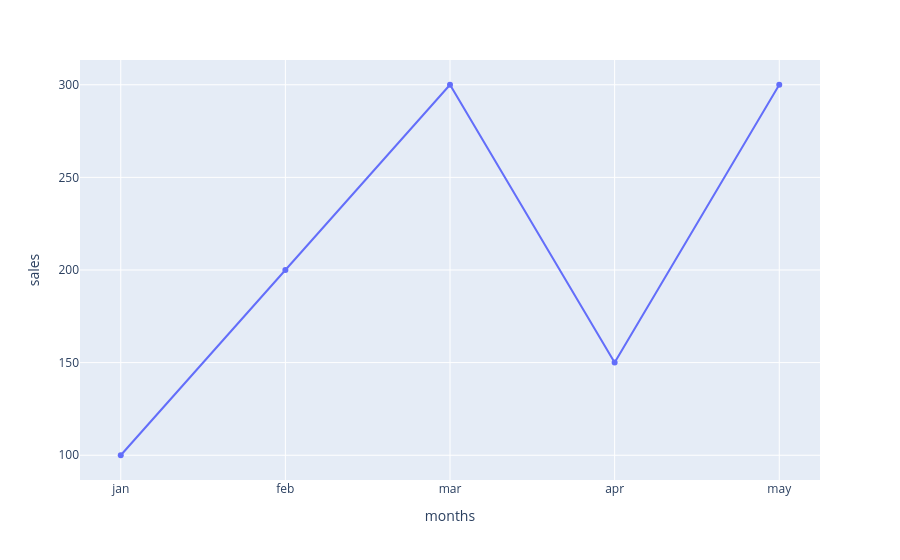

Notebook source saved alongside this figure:
### Code cell
import plotly.express as px
import pandas as pd
df=pd.DataFrame({
    'months':['jan','feb','mar','apr','may'],
    'sales':[100,200,300,150,300]})
fig=px.line(df,x='months',y='sales',markers=True)
fig.show()

### Figure 1 — Plotly figure (JSON) as saved in the notebook; plotly's stock layout.template omitted (floating-point values rounded to 4 significant figures)
{"data": [{"hovertemplate": "months=%{x}<br>sales=%{y}<extra></extra>", "legendgroup": "", "line": {"color": "#636efa", "dash": "solid"}, "marker": {"symbol": "circle"}, "mode": "lines+markers", "name": "", "orientation": "v", "showlegend": false, "type": "scatter", "x": ["jan", "feb", "mar", "apr", "may"], "xaxis": "x", "y": [100, 200, 300, 150, 300], "yaxis": "y"}], "layout": {"legend": {"tracegroupgap": 0}, "margin": {"t": 60}, "xaxis": {"anchor": "y", "domain": [0, 1], "title": {"text": "months"}}, "yaxis": {"anchor": "x", "domain": [0, 1], "title": {"text": "sales"}}}}
